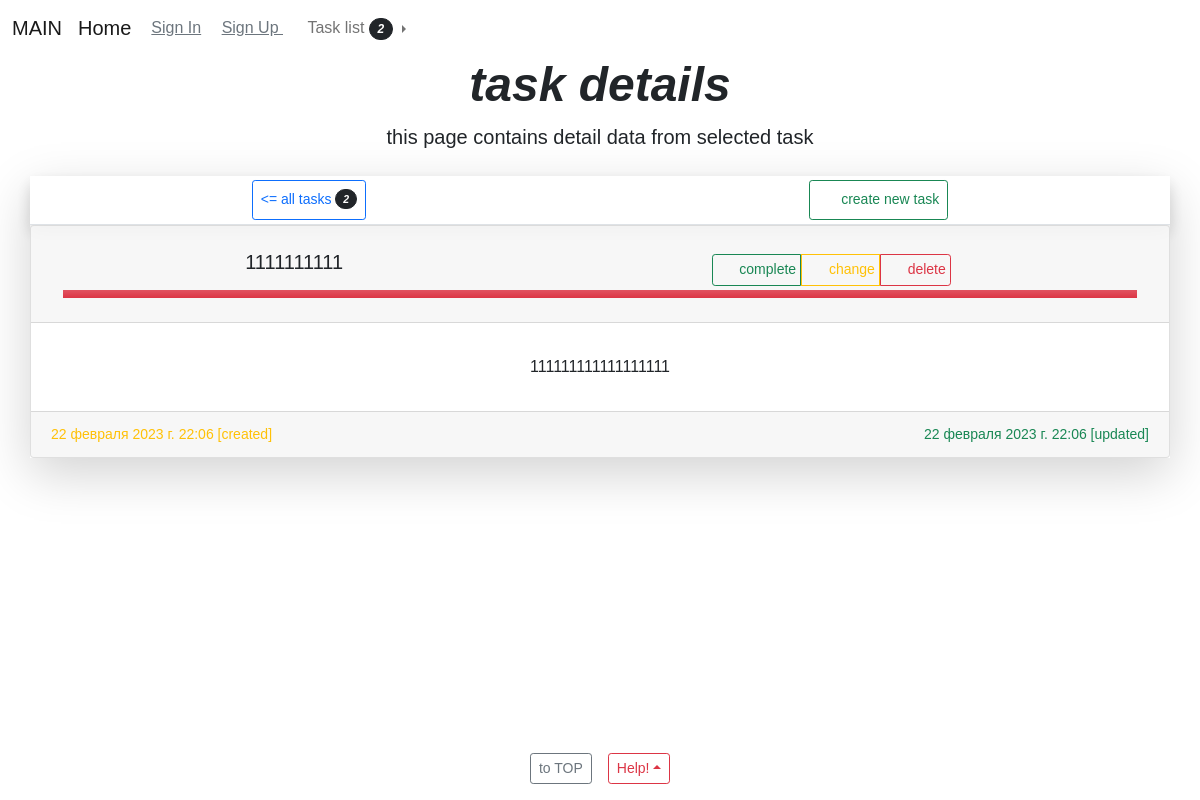
The page /task/2/ on the database its author committed.
### app_django/models.py (models this page shows, shortened)
class Task(models.Model):
    author = models.ForeignKey(
        User, on_delete=models.CASCADE
    )
    title = models.CharField(
        db_column='title_db_column',
        db_index=True,
        db_tablespace='title_db_tablespace',
        error_messages=False,
        primary_key=False,
        validators=[MinLengthValidator(0), MaxLengthValidator(300), ],
        unique=False,
        editable=True,
        blank=True,
        null=True,
        default='',
        verbose_name='Заголовок',
        help_text='<small class="text-muted">CharField [0, 300]</small><hr><br>',
        max_length=300,
    )
    description = models.TextField(
        db_column='description_db_column',
        db_index=True,
        db_tablespace='description_db_tablespace',
        error_messages=False,
        primary_key=False,
        validators=[MinLengthValidator(0), MaxLengthValidator(3000), ],
        unique=False,
        editable=True,
        blank=True,
        null=True,
        default="",
        verbose_name='Описание',
        help_text='<small class="text-muted">TextField [0, 3000]</small><hr><br>',
        max_length=3000,
    )
    is_completed = models.BooleanField(
        db_column='is_completed_db_column',
        db_index=True,
        db_tablespace='is_completed_db_tablespace',
        error_messages=False,
        primary_key=False,
        unique=False,
        editable=True,
        blank=True,
        null=False,
        default=False,
        verbose_name='Статус выполнения',
        help_text='<small class="text-muted">BooleanField</small><hr><br>',
    )
    created = models.DateTimeField(
        db_column='created_db_column',
        db_index=True,
        db_tablespace='created_db_tablespace',
        error_messages=False,
        primary_key=False,
        unique=False,
        editable=True,
        blank=True,
        null=True,
        default=timezone.now,
        verbose_name='Дата и время создания',
        help_text='<small class="text-muted">DateTimeField</small><hr><br>',
        auto_now=False,
        auto_now_add=False,
    )
    updated = models.DateTimeField(
        db_column='updated_db_column',
        db_index=True,
        db_tablespace='updated_db_tablespace',
        error_messages=False,
        primary_key=False,
        unique=False,
        editable=True,
        blank=True,
        null=True,
        default=timezone.now,
        verbose_name='Дата и время обновления',
        help_text='<small class="text-muted">DateTimeField</small><hr><br>',
        auto_now=False,
        auto_now_add=False,
    )
    class Meta:
        app_label = 'app_django'
        ordering = ('-updated',)
        verbose_name = 'Task'
        verbose_name_plural = 'Tasks'
        db_table = 'task_task_list_model_table'

### app_django/views.py (the view)
# urls.py: path('task/<int:task_id>/', views.read, name='read'),
def read(request, task_id=None):
    task = models.Task.objects.get(id=task_id)
    context = {
        "task": task
    }
    return render(request, 'app_task_list/pages/task_detail.html', context)

### app_django/context_processors.py (called while the page is built)
def task_count(request):
    try:
        count = models.Task.objects.all().count()
    except Exception as error:
        count = 0
        print(f"context_processors.py task_count {error}")
    return dict(task_count=count)

### app_django/templatetags/app_django_extras.py (called while the page is built)
@register.simple_tag(takes_context=True)
def text_upper_case(context, text: str):
    try:
        return str(text).upper()
    except Exception as error:
        print("error simple_tag text_upper_case: ", error)
        return ""

@register.simple_tag(takes_context=True)
def access_tag(context, slug: str):
    try:
        return True
    except Exception as error:
        print("error simple_tag access_tag: ", error)
        return True

### app_django/templates/app_task_list/pages/task_detail.html (shortened to what this page needs)
{% extends "components/base.html" %}
{% load app_django_extras %}
{% load static %}
{% block navbar %}
    {% include 'components/navbar.html' %}
{% endblock navbar %}
{% block header %}task details{% endblock header %}
{% block description %}this page contains detail data from selected task{% endblock description %}
{% block main %}
<div class="container shadow-lg m-0 p-0">
    <div class="shadow border-bottom m-0 p-0">
        <div class="d-flex justify-content-around">
            <a class="text-decoration-none lead btn btn-sm btn-outline-primary m-1 p-2" href="{% url 'app_name_task_list:read_list' %}">
                <= all tasks <i class="btn btn-sm btn-dark bg-opacity-50 badge rounded-pill">{{ task_count }}</i>
            </a>
            <a class="text-decoration-none btn btn-sm btn-outline-success m-1 p-2" href="{% url 'app_name_task_list:create' %}">
                <i class="fa-solid fa-circle-plus m-0 p-1"></i>
                create new task
            </a>
        </div>
    </div>
    <div class="row row-cols-1 row-cols-md-1 row-cols-lg-1">
        <div class="col">
            <div class="card custom-background-transparent-middle">
                <div class="card-header">
                    <div class="m-0 p-3">
                        <div class="d-flex justify-content-around">
                            <h5>{{task.title}}</h5>
                            <form action="{% url 'app_name_task_list:update' task.id %}"
                                  method="POST"
                                  target="_self"
                                  enctype="multipart/form-data"
                                  name="idea_create"
                                  autocomplete="on"
                                  class="m-0 p-0"
                            >
                                <div class="btn-group m-0 p-1">
                                    {% if task.is_completed %}
                                        <button class="btn btn-sm btn-outline-danger m-0 p-1" type="submit">
                                            <i class="fa-solid fa-circle-xmark text-danger m-0 p-1"></i>
                                            not complete
                                        </button>
                                    {% else %}
                                        <button class="btn btn-sm btn-outline-success m-0 p-1" type="submit">
                                            <i class="fa-solid fa-circle-check text-success m-0 p-1"></i>
                                            complete
                                        </button>
                                    {% endif %}
                                    <a href="{% url 'app_name_task_list:update' task.id %}" class="btn btn-sm btn-outline-warning m-0 p-1">
                                        <i class="fa-solid fa-screwdriver-wrench text-warning m-0 p-1"></i>
                                        change
                                    </a>
                                    <a href="{% url 'app_name_task_list:delete' task.id %}" class="btn btn-sm btn-outline-danger m-0 p-1">
                                        <i class="fa-solid fa-circle-minus text-danger m-0 p-1"></i>
                                        delete
                                    </a>
                                </div>
                            </form>
                        </div>
                        {% if task.is_completed %}
                            <div class="feature-icon bg-success bg-gradient text-white">
                                <p class="m-0 p-1"></p>
                            </div>
                        {% else %}
                            <div class="feature-icon bg-danger bg-gradient text-white">
                                <p class="m-0 p-1"></p>
                            </div>
                        {% endif %}
                    </div>
                </div>
                <div class="card-body">
                    <p class="m-0 p-3">{{ task.description }}</p>
                </div>
                <div class="card-footer">
                    <div class="d-flex justify-content-between m-0 p-1">
                        <small class="text-warning">
                            {{ task.created }} [created]
                        </small>
                        <small class="text-success">
                            {{ task.updated }} [updated]
                        </small>
                    </div>
                </div>
            </div>
        </div>
    </div>
</div>
{% endblock main %}
{% block footer %}
    {% include 'components/footer.html' %}
{% endblock footer %}

### static_external/css/custom.css (style rules this page uses)
.custom_body_1 { min-height: 100vh; margin: 0 !important; padding: 0 !important; background-image: url("../img/global_background_image.jpg"); background-attachment: fixed; background-size: cover; font-family: Zen Kaku Gothic Antique, sans-serif !important; }
.custom-background-transparent-middle { background: rgba( 255, 255, 255, 0.85 ) !important; }

### rows shown on the page
Task: title "1111111111", description "111111111111111111", created "22 февраля 2023 г. 22:06", updated "22 февраля 2023 г. 22:06"

### other values the page prints
{{ task_count }} "2"
